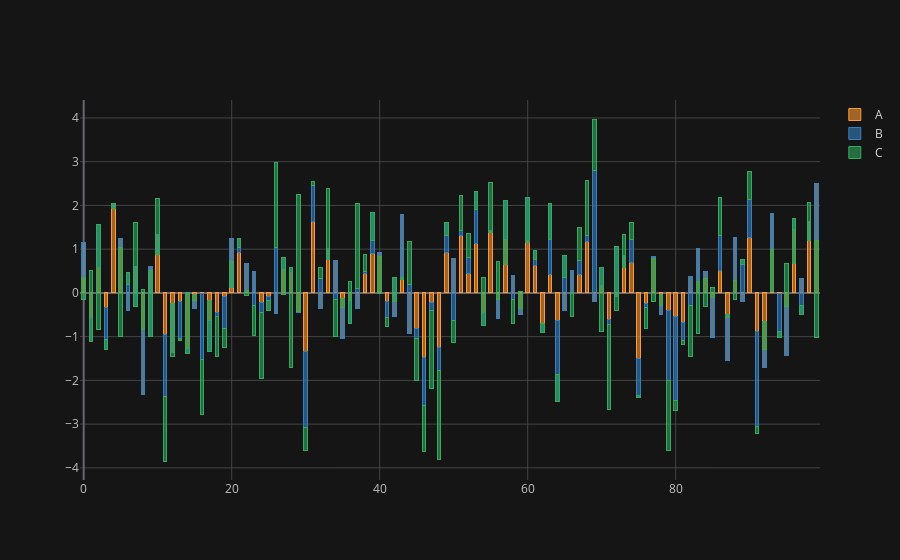

Notebook code for this chart:
### Code cell
cf.set_config_file(theme='solar')
df.iplot(kind='bar',barmode='stack',bargap=0.5)
